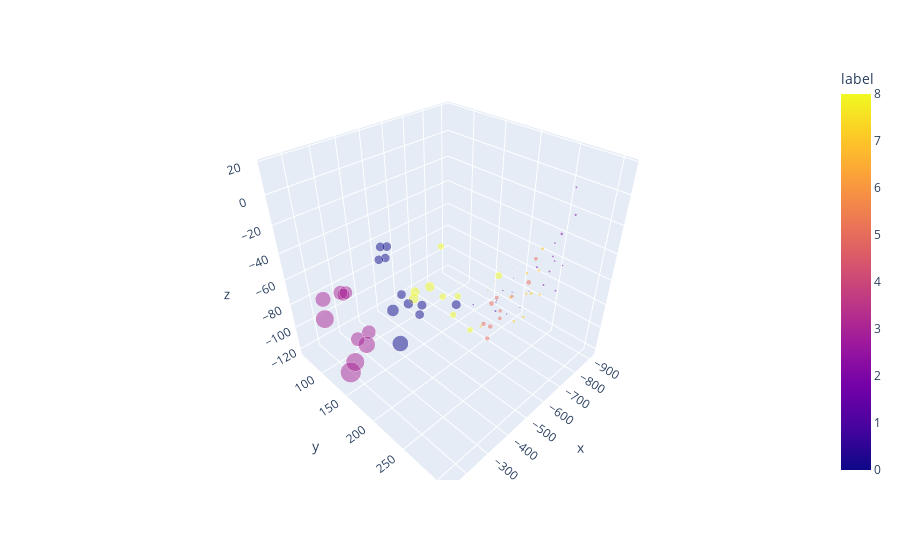

Notebook code cell kept with this figure:
### Code cell
key = "mfccs"
df_dists = kmeans_quantize_distances(df_features, key, 0.1)

key_pos = "mfccs"
x_idx = 0
y_idx = 1
z_idx = 2

df_fig = df_dists.copy()

df_fig['x'] = df_fig[key_pos].apply(lambda x: x[x_idx])
df_fig['y'] = df_fig[key_pos].apply(lambda x: x[y_idx])
df_fig['z'] = df_fig[key_pos].apply(lambda x: x[z_idx])

px.scatter_3d(df_fig, x='x', y='y', z='z', color='label', size="rms", opacity=0.5, hover_data=['file', 'distance'])
